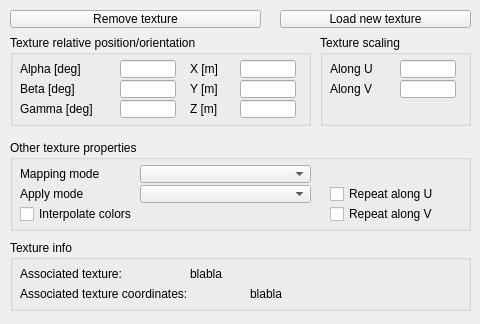
<?xml version="1.0" encoding="UTF-8"?>
<ui version="4.0">
 <class>CQDlgTextures</class>
 <widget class="QDialog" name="CQDlgTextures">
  <property name="geometry">
   <rect>
    <x>0</x>
    <y>0</y>
    <width>480</width>
    <height>324</height>
   </rect>
  </property>
  <property name="windowTitle">
   <string>Texture Properties</string>
  </property>
  <property name="locale">
   <locale language="English" country="UnitedStates"/>
  </property>
  <widget class="QGroupBox" name="groupBox">
   <property name="geometry">
    <rect>
     <x>10</x>
     <y>35</y>
     <width>301</width>
     <height>91</height>
    </rect>
   </property>
   <property name="title">
    <string>Texture relative position/orientation</string>
   </property>
   <property name="flat">
    <bool>false</bool>
   </property>
   <widget class="QLabel" name="label">
    <property name="geometry">
     <rect>
      <x>10</x>
      <y>25</y>
      <width>101</width>
      <height>18</height>
     </rect>
    </property>
    <property name="text">
     <string>Alpha [deg]</string>
    </property>
   </widget>
   <widget class="QLineEdit" name="qqAlpha">
    <property name="geometry">
     <rect>
      <x>110</x>
      <y>25</y>
      <width>56</width>
      <height>18</height>
     </rect>
    </property>
   </widget>
   <widget class="QLabel" name="label_2">
    <property name="geometry">
     <rect>
      <x>10</x>
      <y>45</y>
      <width>101</width>
      <height>18</height>
     </rect>
    </property>
    <property name="text">
     <string>Beta [deg]</string>
    </property>
   </widget>
   <widget class="QLineEdit" name="qqBeta">
    <property name="geometry">
     <rect>
      <x>110</x>
      <y>45</y>
      <width>56</width>
      <height>18</height>
     </rect>
    </property>
   </widget>
   <widget class="QLabel" name="label_3">
    <property name="geometry">
     <rect>
      <x>10</x>
      <y>65</y>
      <width>101</width>
      <height>18</height>
     </rect>
    </property>
    <property name="text">
     <string>Gamma [deg]</string>
    </property>
   </widget>
   <widget class="QLineEdit" name="qqGamma">
    <property name="geometry">
     <rect>
      <x>110</x>
      <y>65</y>
      <width>56</width>
      <height>18</height>
     </rect>
    </property>
   </widget>
   <widget class="QLabel" name="label_4">
    <property name="geometry">
     <rect>
      <x>180</x>
      <y>45</y>
      <width>51</width>
      <height>18</height>
     </rect>
    </property>
    <property name="text">
     <string>Y [m]</string>
    </property>
   </widget>
   <widget class="QLineEdit" name="qqY">
    <property name="geometry">
     <rect>
      <x>230</x>
      <y>45</y>
      <width>56</width>
      <height>18</height>
     </rect>
    </property>
   </widget>
   <widget class="QLabel" name="label_5">
    <property name="geometry">
     <rect>
      <x>180</x>
      <y>65</y>
      <width>51</width>
      <height>18</height>
     </rect>
    </property>
    <property name="text">
     <string>Z [m]</string>
    </property>
   </widget>
   <widget class="QLineEdit" name="qqZ">
    <property name="geometry">
     <rect>
      <x>230</x>
      <y>65</y>
      <width>56</width>
      <height>18</height>
     </rect>
    </property>
   </widget>
   <widget class="QLabel" name="label_6">
    <property name="geometry">
     <rect>
      <x>180</x>
      <y>25</y>
      <width>51</width>
      <height>18</height>
     </rect>
    </property>
    <property name="text">
     <string>X [m]</string>
    </property>
   </widget>
   <widget class="QLineEdit" name="qqX">
    <property name="geometry">
     <rect>
      <x>230</x>
      <y>25</y>
      <width>56</width>
      <height>18</height>
     </rect>
    </property>
   </widget>
  </widget>
  <widget class="QGroupBox" name="groupBox_2">
   <property name="geometry">
    <rect>
     <x>320</x>
     <y>35</y>
     <width>151</width>
     <height>91</height>
    </rect>
   </property>
   <property name="title">
    <string>Texture scaling</string>
   </property>
   <property name="flat">
    <bool>false</bool>
   </property>
   <widget class="QLabel" name="label_7">
    <property name="geometry">
     <rect>
      <x>10</x>
      <y>45</y>
      <width>71</width>
      <height>18</height>
     </rect>
    </property>
    <property name="text">
     <string>Along V</string>
    </property>
   </widget>
   <widget class="QLineEdit" name="qqV">
    <property name="geometry">
     <rect>
      <x>80</x>
      <y>45</y>
      <width>56</width>
      <height>18</height>
     </rect>
    </property>
   </widget>
   <widget class="QLabel" name="label_8">
    <property name="geometry">
     <rect>
      <x>10</x>
      <y>25</y>
      <width>71</width>
      <height>18</height>
     </rect>
    </property>
    <property name="text">
     <string>Along U</string>
    </property>
   </widget>
   <widget class="QLineEdit" name="qqU">
    <property name="geometry">
     <rect>
      <x>80</x>
      <y>25</y>
      <width>56</width>
      <height>18</height>
     </rect>
    </property>
   </widget>
  </widget>
  <widget class="QGroupBox" name="groupBox_3">
   <property name="geometry">
    <rect>
     <x>10</x>
     <y>140</y>
     <width>461</width>
     <height>91</height>
    </rect>
   </property>
   <property name="title">
    <string>Other texture properties</string>
   </property>
   <property name="flat">
    <bool>false</bool>
   </property>
   <widget class="QCheckBox" name="qqInterpolate">
    <property name="geometry">
     <rect>
      <x>10</x>
      <y>65</y>
      <width>191</width>
      <height>18</height>
     </rect>
    </property>
    <property name="focusPolicy">
     <enum>Qt::StrongFocus</enum>
    </property>
    <property name="text">
     <string>Interpolate colors</string>
    </property>
   </widget>
   <widget class="QCheckBox" name="qqRepeatU">
    <property name="geometry">
     <rect>
      <x>320</x>
      <y>45</y>
      <width>131</width>
      <height>18</height>
     </rect>
    </property>
    <property name="focusPolicy">
     <enum>Qt::StrongFocus</enum>
    </property>
    <property name="text">
     <string>Repeat along U</string>
    </property>
   </widget>
   <widget class="QCheckBox" name="qqRepeatV">
    <property name="geometry">
     <rect>
      <x>320</x>
      <y>65</y>
      <width>131</width>
      <height>18</height>
     </rect>
    </property>
    <property name="focusPolicy">
     <enum>Qt::StrongFocus</enum>
    </property>
    <property name="text">
     <string>Repeat along V</string>
    </property>
   </widget>
   <widget class="QComboBox" name="qqMapMode">
    <property name="geometry">
     <rect>
      <x>130</x>
      <y>25</y>
      <width>171</width>
      <height>18</height>
     </rect>
    </property>
   </widget>
   <widget class="QLabel" name="label_11">
    <property name="geometry">
     <rect>
      <x>10</x>
      <y>25</y>
      <width>121</width>
      <height>18</height>
     </rect>
    </property>
    <property name="text">
     <string>Mapping mode</string>
    </property>
   </widget>
   <widget class="QComboBox" name="qqApplyMode">
    <property name="geometry">
     <rect>
      <x>130</x>
      <y>45</y>
      <width>171</width>
      <height>18</height>
     </rect>
    </property>
   </widget>
   <widget class="QLabel" name="label_12">
    <property name="geometry">
     <rect>
      <x>10</x>
      <y>45</y>
      <width>121</width>
      <height>18</height>
     </rect>
    </property>
    <property name="text">
     <string>Apply mode</string>
    </property>
   </widget>
  </widget>
  <widget class="QToolButton" name="qqRemoveSelect">
   <property name="geometry">
    <rect>
     <x>10</x>
     <y>10</y>
     <width>251</width>
     <height>18</height>
    </rect>
   </property>
   <property name="focusPolicy">
    <enum>Qt::StrongFocus</enum>
   </property>
   <property name="text">
    <string>Remove texture</string>
   </property>
  </widget>
  <widget class="QToolButton" name="qqLoad">
   <property name="geometry">
    <rect>
     <x>280</x>
     <y>10</y>
     <width>191</width>
     <height>18</height>
    </rect>
   </property>
   <property name="focusPolicy">
    <enum>Qt::StrongFocus</enum>
   </property>
   <property name="text">
    <string>Load new texture</string>
   </property>
  </widget>
  <widget class="QGroupBox" name="groupBox_4">
   <property name="geometry">
    <rect>
     <x>10</x>
     <y>240</y>
     <width>461</width>
     <height>71</height>
    </rect>
   </property>
   <property name="title">
    <string>Texture info</string>
   </property>
   <property name="flat">
    <bool>false</bool>
   </property>
   <widget class="QLabel" name="label_10">
    <property name="geometry">
     <rect>
      <x>10</x>
      <y>45</y>
      <width>231</width>
      <height>18</height>
     </rect>
    </property>
    <property name="text">
     <string>Associated texture coordinates:</string>
    </property>
   </widget>
   <widget class="QLabel" name="qqTextureName">
    <property name="geometry">
     <rect>
      <x>180</x>
      <y>25</y>
      <width>271</width>
      <height>18</height>
     </rect>
    </property>
    <property name="text">
     <string>blabla</string>
    </property>
   </widget>
   <widget class="QLabel" name="label_9">
    <property name="geometry">
     <rect>
      <x>10</x>
      <y>25</y>
      <width>161</width>
      <height>18</height>
     </rect>
    </property>
    <property name="text">
     <string>Associated texture:</string>
    </property>
   </widget>
   <widget class="QLabel" name="qqTextureCoordinates">
    <property name="geometry">
     <rect>
      <x>240</x>
      <y>45</y>
      <width>211</width>
      <height>18</height>
     </rect>
    </property>
    <property name="text">
     <string>blabla</string>
    </property>
   </widget>
  </widget>
 </widget>
 <tabstops>
  <tabstop>qqRemoveSelect</tabstop>
  <tabstop>qqLoad</tabstop>
  <tabstop>qqAlpha</tabstop>
  <tabstop>qqBeta</tabstop>
  <tabstop>qqGamma</tabstop>
  <tabstop>qqX</tabstop>
  <tabstop>qqY</tabstop>
  <tabstop>qqZ</tabstop>
  <tabstop>qqU</tabstop>
  <tabstop>qqV</tabstop>
  <tabstop>qqMapMode</tabstop>
  <tabstop>qqApplyMode</tabstop>
  <tabstop>qqRepeatU</tabstop>
  <tabstop>qqRepeatV</tabstop>
  <tabstop>qqInterpolate</tabstop>
 </tabstops>
 <resources/>
 <connections/>
</ui>
